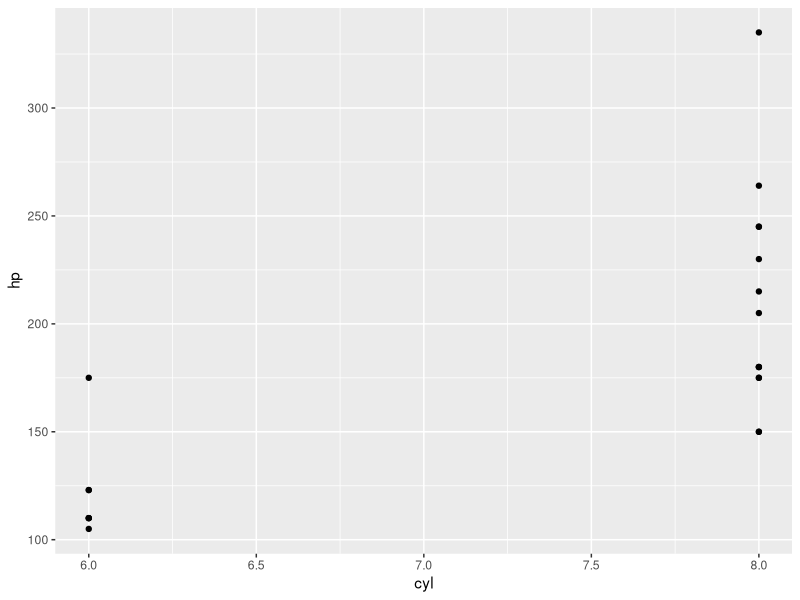

This figure's R source:
library(dplyr)
library(ggplot2)

# filter
filtered_mtcars <- mtcars %>% 
  filter(cyl > 4) 

# plot
filtered_mtcars %>% 
  ggplot(aes(x = cyl, y = hp))+
  geom_point()
